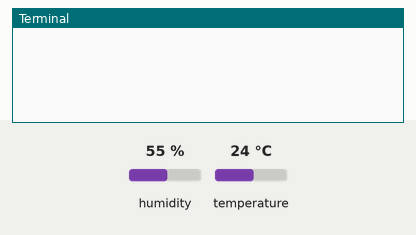
Recording of a program running on a simulated Raspberry Pi (BCM pin numbers). Shown: the last lines printed to the terminal. The inputs (shaded band) are chosen by the test bench; at power-on: humidity 55 %, temperature 24 °C. Each call to the cloud database takes 0.3 s, and an entry nobody has set reads as its off value or as empty.

Above: at 1.8 s.
1.9 s: humidity set to 22 %
At 4.6 s:
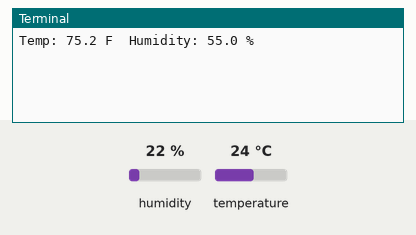
7.9 s: temperature set to 12 °C
At 8.5 s:
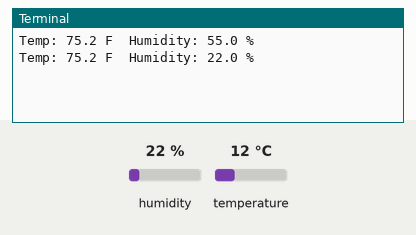
9.4 s: humidity set to 40 %
At 9.7 s:
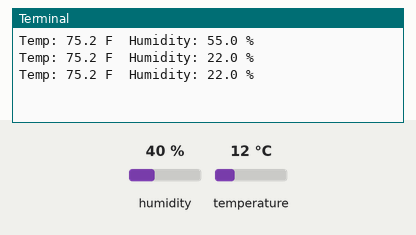
Timing chart, 0 to 12.4 s (numbered marks = the images above; inputs shaded):
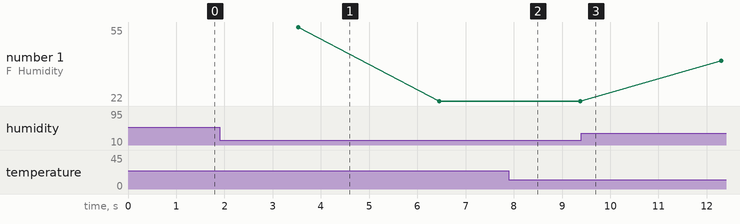

The program:

temptest.py
```python
#!/usr/bin/python
import sys
import Adafruit_DHT
from firebase import firebase

firebase = firebase.FirebaseApplication('https://hackathon2018sugar.firebaseio.com/')
humid = firebase.get("/count/humidity", None)
humidCount = 1
if humid is not None:
    humidCount = int(humid)
temp = firebase.get("/count/temperature", None)
tempCount = 1
if temp is not None:
    tempCount = int(temp)
while True:

    humidity, temperature = Adafruit_DHT.read_retry(11, 17)
    temperature = (temperature * 9/5) + 32
    prevTemp = firebase.get("/temperature/current_inside", None)
    if prevTemp is not None:
	firebase.put("/temperature/old", tempCount, prevTemp)
	firebase.put("/count", "/temperature", str(int(tempCount) + 1))
	tempCount += 1
    prevHumid = firebase.get("/humidity/current_inside", None)
    if prevHumid is not None:
	firebase.put("/humidity/old", humidCount, prevHumid)
	firebase.put("/count", "/humidity", str(int(humidCount) + 1))
	humidCount += 1
    firebase.put("/humidity", "/current_inside", humidity)
    firebase.put("/temperature", "/current_inside", temperature)
    print 'Temp: {0:0.1f} F  Humidity: {1:0.1f} %'.format(temperature, humidity)
```

Measured:
- plotted number 1: 22 → 40 after the input at 9.4 s
